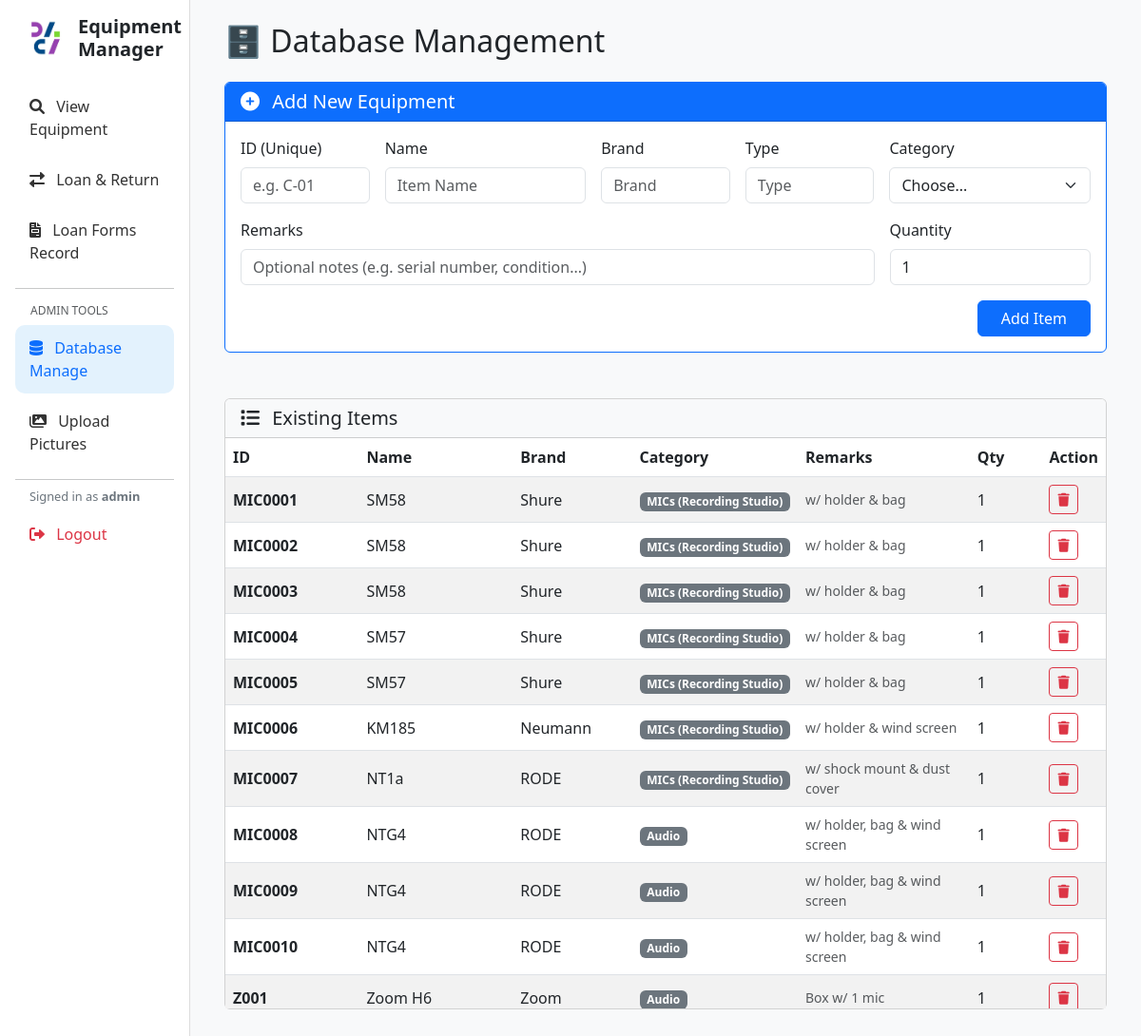
/db_manage (signed in), run on the app's committed database.
### tables this page shows
CREATE TABLE "Equipment_List" (
"Category" TEXT,
  "Equipment_ID" TEXT,
  "Type" TEXT,
  "Brand" TEXT,
  "Name" TEXT,
  "Remarks" TEXT,
  "Qty" INTEGER,
  "item_created" TEXT
);

### app.py (the view, shortened to what this page needs)
@app.route('/db_manage', methods=['GET', 'POST'])
def db_manage():
    if 'user' not in session: return redirect(url_for('dashboard'))
    conn = get_db()
    df = pd.read_sql_query("SELECT * FROM Equipment_List ORDER BY item_created DESC", conn)
    return render_template('db_manage.html', items=df.to_dict(orient='records'), brands=fetch_brands('ALL'), types=fetch_types())

### app.py (called while the page is built)
def get_db():
    db = getattr(g, '_database', None)
    if db is None:
        db = g._database = sqlite3.connect(DATABASE)
        db.row_factory = sqlite3.Row
    return db

@app.teardown_appcontext
def close_connection(exception):
    db = getattr(g, '_database', None)
    if db is not None:
        db.close()

@app.context_processor
def utility_processor():
    def get_icon_path(prefix, name):
        filename = f"{prefix}_{name}.png"
        filepath = os.path.join(app.config['UPLOAD_FOLDER'], filename)
        if os.path.exists(filepath):
            return url_for('static', filename=f'icons/{filename}')
        return None
    return dict(get_icon_path=get_icon_path)

def fetch_types():
    conn = get_db()
    try:
        query = "SELECT DISTINCT Type FROM Equipment_List ORDER BY Type"
        df = pd.read_sql_query(query, conn)
        return df['Type'].tolist()
    except:
        return []

### templates/db_manage.html (shortened to what this page needs)
{% extends "base.html" %}
{% block content %}
<div class="container">
    <h2 class="mb-4">🗄️ Database Management</h2>
    <div class="card mb-5 border-primary">
        <div class="card-header bg-primary text-white">
            <h5 class="mb-0"><i class="fas fa-plus-circle me-2"></i> Add New Equipment</h5>
        </div>
        <div class="card-body">
            <form method="POST">
                <div class="row g-3">
                    <div class="col-md-2">
                        <label class="form-label">ID (Unique)</label>
                        <input type="text" name="new_id" class="form-control" placeholder="e.g. C-01" required>
                    </div>
                    <div class="col-md-3">
                        <label class="form-label">Name</label>
                        <input type="text" name="name" class="form-control" placeholder="Item Name" required>
                    </div>
                    <div class="col-md-2">
                        <label class="form-label">Brand</label>
                        <input type="text" name="brand" list="brand_list" class="form-control" placeholder="Brand" required>
                    </div>
                    <div class="col-md-2">
                        <label class="form-label">Type</label>
                        <input type="text" name="type" list="type_list" class="form-control" placeholder="Type" required>
                    </div>
                    <div class="col-md-3">
                        <label class="form-label">Category</label>
                        <select name="category" class="form-select" required>
                            <option value="" disabled selected>Choose...</option>
                        </select>
                    </div>
                    <div class="col-md-9">
                        <label class="form-label">Remarks</label>
                        <input type="text" name="remarks" class="form-control" placeholder="Optional notes (e.g. serial number, condition...)">
                    </div>
                    <div class="col-md-3">
                        <label class="form-label">Quantity</label>
                        <input type="number" name="qty" class="form-control" value="1" min="1" required>
                    </div>
                </div>
                <div class="mt-3 text-end">
                    <button type="submit" class="btn btn-primary px-4">Add Item</button>
                </div>
            </form>
        </div>
    </div>
    <div class="card">
        <div class="card-header bg-light">
            <h5 class="mb-0"><i class="fas fa-list me-2"></i> Existing Items</h5>
        </div>
        <div class="card-body p-0">
            <div class="table-responsive" style="max-height: 600px;">
                <table class="table table-striped table-hover mb-0 align-middle">
                    <thead class="sticky-top bg-white border-bottom">
                        <tr>
                            <th width="10%">ID</th>
                            <th width="20%">Name</th>
                            <th width="15%">Brand</th>
                            <th width="15%">Category</th>
                            <th width="25%">Remarks</th>
                            <th width="10%">Qty</th>
                            <th width="5%">Action</th>
                        </tr>
                    </thead>
                    <tbody>
                        {% for item in items %}
                        <tr>
                            <td class="fw-bold">{{ item['Equipment_ID'] }}</td>
                            <td>{{ item['Name'] }}</td>
                            <td>{{ item['Brand'] }}</td>
                            <td><span class="badge bg-secondary">{{ item['Category'] }}</span></td>
                            <td class="text-muted small">{{ item['Remarks'] if item['Remarks'] else '-' }}</td>
                            <td>{{ item['Qty'] }}</td>
                            <td>
                                <form method="POST" onsubmit="return confirm('Are you sure you want to DELETE {{ item.Name }} (ID: {{ item.Equipment_ID }})? This cannot be undone.');">
                                    <button type="submit" class="btn btn-sm btn-outline-danger" title="Delete Item">
                                        <i class="fas fa-trash"></i>
                                    </button>
                                </form>
                            </td>
                        </tr>
                        {% else %}
                        <tr>
                            <td colspan="7" class="text-center py-4 text-muted">No items found in database.</td>
                        </tr>
                        {% endfor %}
                    </tbody>
                </table>
            </div>
        </div>
    </div>
</div>
{% endblock %}

### templates/base.html (style rules this page uses)
body { background-color: #f8f9fa; }

### data on the page
Equipment_List: Equipment_ID "MIC0001", Name "SM58", Brand "Shure", Category "MICs (Recording Studio)", Remarks "w/ holder & bag", Qty "1"
Equipment_List: Equipment_ID "MIC0002", Name "SM58", Brand "Shure", Category "MICs (Recording Studio)", Remarks "w/ holder & bag", Qty "1"
Equipment_List: Equipment_ID "MIC0003", Name "SM58", Brand "Shure", Category "MICs (Recording Studio)", Remarks "w/ holder & bag", Qty "1"
Equipment_List: Equipment_ID "MIC0004", Name "SM57", Brand "Shure", Category "MICs (Recording Studio)", Remarks "w/ holder & bag", Qty "1"
Equipment_List: Equipment_ID "MIC0005", Name "SM57", Brand "Shure", Category "MICs (Recording Studio)", Remarks "w/ holder & bag", Qty "1"
Equipment_List: Equipment_ID "MIC0006", Name "KM185", Brand "Neumann", Category "MICs (Recording Studio)", Remarks "w/ holder & wind screen", Qty "1"
Equipment_List: Equipment_ID "MIC0007", Name "NT1a", Brand "RODE", Category "MICs (Recording Studio)", Remarks "w/ shock mount & dust cover", Qty "1"
Equipment_List: Equipment_ID "MIC0008", Name "NTG4", Brand "RODE", Category "Audio", Remarks "w/ holder, bag & wind screen", Qty "1"
Equipment_List: Equipment_ID "MIC0009", Name "NTG4", Brand "RODE", Category "Audio", Remarks "w/ holder, bag & wind screen", Qty "1"
Equipment_List: Equipment_ID "MIC0010", Name "NTG4", Brand "RODE", Category "Audio", Remarks "w/ holder, bag & wind screen", Qty "1"
Equipment_List: Equipment_ID "Z001", Name "Zoom H6", Brand "Zoom", Category "Audio", Remarks "Box w/ 1 mic", Qty "1"

### other printed values
{{ session.get('user') }} "admin"
